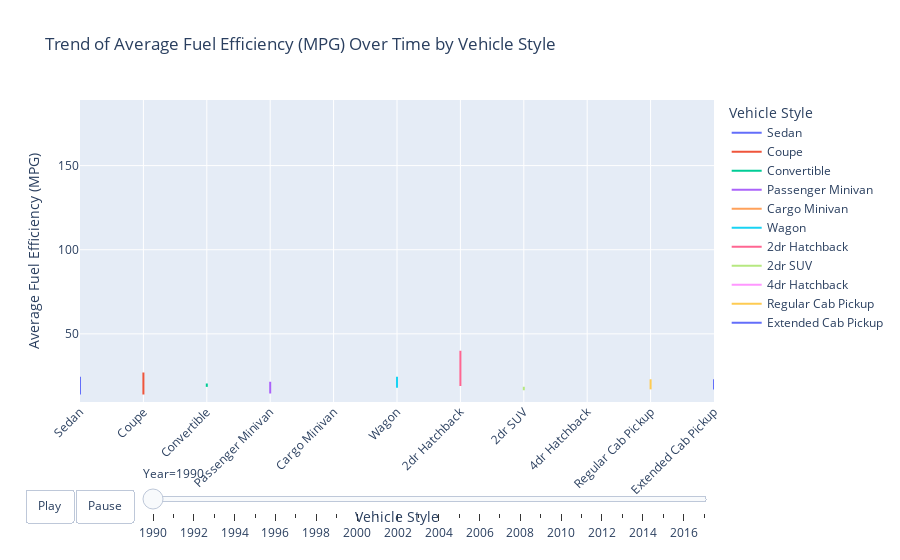

Notebook code for this chart:
### Markdown cell above
Option 2: _plotly_

### Code cell
# Step 1: Import Required Libraries
import pandas as pd
import plotly.express as px

# Step 2: Load the CSV File
# Load the car_data CSV file
df = pd.read_csv('car_data.csv')

# Step 3: Calculate Average MPG
# Assuming the columns for highway MPG and city MPG are named 'highway MPG' and 'city mpg'
df['Average_MPG'] = (df['highway MPG'] + df['city mpg']) / 2

# Step 4: Sort DataFrame by Year
df['Year'] = pd.to_numeric(df['Year'], errors='coerce')  # Ensure Year is numeric
df = df.sort_values(by='Year')  # Sort by Year in ascending order

# Step 5: Filter Vehicle Styles with More Than One Data Point
# Count the number of years for each vehicle style
vehicle_style_counts = df['Vehicle Style'].value_counts()
valid_vehicle_styles = vehicle_style_counts[vehicle_style_counts > 1].index.tolist()

# Filter the DataFrame to include only valid vehicle styles
filtered_df = df[df['Vehicle Style'].isin(valid_vehicle_styles)]

# Step 6: Create the Line Chart with Plotly
# Create a line plot with dropdown for filtering by year
fig = px.line(filtered_df, 
              x='Vehicle Style', 
              y='Average_MPG', 
              color='Vehicle Style', 
              line_group='Vehicle Style', 
              title='Trend of Average Fuel Efficiency (MPG) Over Time by Vehicle Style',
              animation_frame='Year', 
              range_y=[filtered_df['Average_MPG'].min(), filtered_df['Average_MPG'].max()])  # Autoscale y-axis

# Update layout for better readability
fig.update_layout(
    xaxis_title='Vehicle Style',
    yaxis_title='Average Fuel Efficiency (MPG)',
    xaxis_tickangle=-45,
    legend_title_text='Vehicle Style',
    updatemenus=[{
        'buttons': [
            {
                'args': [None, {'frame': {'duration': 500, 'redraw': True}, 'mode': 'immediate'}],
                'label': 'Play',
                'method': 'animate'
            },
            {
                'args': [[None], {'frame': {'duration': 0, 'redraw': True}, 'mode': 'immediate'}],
                'label': 'Pause',
                'method': 'animate'
            }
        ],
        'direction': 'left',
        'pad': {'r': 10, 't': 87},
        'showactive': False,
        'type': 'buttons',
        'x': 0.1,
        'xanchor': 'right',
        'y': 0,
        'yanchor': 'top'
    }]
)

# Show the plot
fig.show()

### Figure 1 — Plotly figure (JSON) as saved in the notebook; plotly's stock layout.template omitted (floating-point values rounded to 4 significant figures)
{"data": [{"hovertemplate": "Vehicle Style=%{x}<br>Year=1990<br>Average_MPG=%{y}<extra></extra>", "legendgroup": "Sedan", "line": {"color": "#636efa", "dash": "solid"}, "marker": {"symbol": "circle"}, "mode": "lines", "name": "Sedan", "orientation": "v", "showlegend": true, "type": "scatter", "x": ["Sedan", "Sedan", "Sedan", "Sedan", "Sedan", "Sedan", "Sedan", "Sedan", "Sedan", "Sedan", "Sedan", "Sedan", "Sedan", "Sedan", "Sedan", "Sedan", "Sedan", "Sedan", "Sedan", "Sedan", "Sedan", "Sedan", "Sedan", "Sedan", "Sedan", "Sedan"], "xaxis": "x", "y": [19, 18.5, 19.5, 24.5, 24, 24, 19.5, 20.5, 15.5, 18.5, 18, 22, 20.5, 14, 24.5, 22, 23.5, 22.5, 21, 21, 17, 18, 20.5, 22.5, 18, 19], "yaxis": "y"}, {"hovertemplate": "Vehicle Style=%{x}<br>Year=1990<br>Average_MPG=%{y}<extra></extra>", "legendgroup": "Coupe", "line": {"color": "#EF553B", "dash": "solid"}, "marker": {"symbol": "circle"}, "mode": "lines", "name": "Coupe", "orientation": "v", "showlegend": true, "type": "scatter", "x": ["Coupe", "Coupe", "Coupe", "Coupe", "Coupe", "Coupe", "Coupe", "Coupe", "Coupe", "Coupe", "Coupe"], "xaxis": "x", "y": [20.5, 20, 24.5, 24, 20, 24, 14, 17, 18, 27, 18.5], "yaxis": "y"}, {"hovertemplate": "Vehicle Style=%{x}<br>Year=1990<br>Average_MPG=%{y}<extra></extra>", "legendgroup": "Convertible", "line": {"color": "#00cc96", "dash": "solid"}, "marker": {"symbol": "circle"}, "mode": "lines", "name": "Convertible", "orientation": "v", "showlegend": true, "type": "scatter", "x": ["Convertible", "Convertible", "Convertible", "Convertible"], "xaxis": "x", "y": [20.5, 19.5, 19.5, 18.5], "yaxis": "y"}, {"hovertemplate": "Vehicle Style=%{x}<br>Year=1990<br>Average_MPG=%{y}<extra></extra>", "legendgroup": "Passenger Minivan", "line": {"color": "#ab63fa", "dash": "solid"}, "marker": {"symbol": "circle"}, "mode": "lines", "name": "Passenger Minivan", "orientation": "v", "showlegend": true, "type": "scatter", "x": ["Passenger Minivan", "Passenger Minivan", "Passenger Minivan", "Passenger Minivan", "Passenger Minivan", "Passenger Minivan", "Passenger Minivan", "Passenger Minivan", "Passenger Minivan", "Passenger Minivan"], "xaxis": "x", "y": [18, 17, 17.5, 14.5, 15.5, 17, 21.5, 19.5, 18, 20], "yaxis": "y"}, {"hovertemplate": "Vehicle Style=%{x}<br>Year=1990<br>Average_MPG=%{y}<extra></extra>", "legendgroup": "Cargo Minivan", "line": {"color": "#FFA15A", "dash": "solid"}, "marker": {"symbol": "circle"}, "mode": "lines", "name": "Cargo Minivan", "orientation": "v", "showlegend": true, "type": "scatter", "x": ["Cargo Minivan"], "xaxis": "x", "y": [19], "yaxis": "y"}, {"hovertemplate": "Vehicle Style=%{x}<br>Year=1990<br>Average_MPG=%{y}<extra></extra>", "legendgroup": "Wagon", "line": {"color": "#19d3f3", "dash": "solid"}, "marker": {"symbol": "circle"}, "mode": "lines", "name": "Wagon", "orientation": "v", "showlegend": true, "type": "scatter", "x": ["Wagon", "Wagon", "Wagon", "Wagon", "Wagon", "Wagon", "Wagon", "Wagon", "Wagon", "Wagon"], "xaxis": "x", "y": [18.5, 18.5, 22, 18.5, 18, 22.5, 22.5, 24.5, 22, 18.5], "yaxis": "y"}, {"hovertemplate": "Vehicle Style=%{x}<br>Year=1990<br>Average_MPG=%{y}<extra></extra>", "legendgroup": "2dr Hatchback", "line": {"color": "#FF6692", "dash": "solid"}, "marker": {"symbol": "circle"}, "mode": "lines", "name": "2dr Hatchback", "orientation": "v", "showlegend": true, "type": "scatter", "x": ["2dr Hatchback", "2dr Hatchback", "2dr Hatchback", "2dr Hatchback", "2dr Hatchback"], "xaxis": "x", "y": [19, 19.5, 29.5, 40, 27], "yaxis": "y"}, {"hovertemplate": "Vehicle Style=%{x}<br>Year=1990<br>Average_MPG=%{y}<extra></extra>", "legendgroup": "2dr SUV", "line": {"color": "#B6E880", "dash": "solid"}, "marker": {"symbol": "circle"}, "mode": "lines", "name": "2dr SUV", "orientation": "v", "showlegend": true, "type": "scatter", "x": ["2dr SUV", "2dr SUV", "2dr SUV", "2dr SUV"], "xaxis": "x", "y": [18, 17.5, 16.5, 18.5], "yaxis": "y"}, {"hovertemplate": "Vehicle Style=%{x}<br>Year=1990<br>Average_MPG=%{y}<extra></extra>", "legendgroup": "4dr Hatchback", "line": {"color": "#FF97FF", "dash": "solid"}, "marker": {"symbol": "circle"}, "mode": "lines", "name": "4dr Hatchback", "orientation": "v", "showlegend": true, "type": "scatter", "x": ["4dr Hatchback", "4dr Hatchback"], "xaxis": "x", "y": [26.5, 26.5], "yaxis": "y"}, {"hovertemplate": "Vehicle Style=%{x}<br>Year=1990<br>Average_MPG=%{y}<extra></extra>", "legendgroup": "Regular Cab Pickup", "line": {"color": "#FECB52", "dash": "solid"}, "marker": {"symbol": "circle"}, "mode": "lines", "name": "Regular Cab Pickup", "orientation": "v", "showlegend": true, "type": "scatter", "x": ["Regular Cab Pickup", "Regular Cab Pickup"], "xaxis": "x", "y": [17, 23], "yaxis": "y"}, {"hovertemplate": "Vehicle Style=%{x}<br>Year=1990<br>Average_MPG=%{y}<extra></extra>", "legendgroup": "Extended Cab Pickup", "line": {"color": "#636efa", "dash": "solid"}, "marker": {"symbol": "circle"}, "mode": "lines", "name": "Extended Cab Pickup", "orientation": "v", "showlegend": true, "type": "scatter", "x": ["Extended Cab Pickup", "Extended Cab Pickup"], "xaxis": "x", "y": [23, 17], "yaxis": "y"}], "layout": {"legend": {"title": {"text": "Vehicle Style"}, "tracegroupgap": 0}, "sliders": [{"active": 0, "currentvalue": {"prefix": "Year="}, "len": 0.9, "pad": {"b": 10, "t": 60}, "steps": [{"args": [["1990"], {"frame": {"duration": 0, "redraw": false}, "fromcurrent": true, "mode": "immediate", "transition": {"duration": 0, "easing": "linear"}}], "label": "1990", "method": "animate"}, {"args": [["1991"], {"frame": {"duration": 0, "redraw": false}, "fromcurrent": true, "mode": "immediate", "transition": {"duration": 0, "easing": "linear"}}], "label": "1991", "method": "animate"}, {"args": [["1992"], {"frame": {"duration": 0, "redraw": false}, "fromcurrent": true, "mode": "immediate", "transition": {"duration": 0, "easing": "linear"}}], "label": "1992", "method": "animate"}, {"args": [["1993"], {"frame": {"duration": 0, "redraw": false}, "fromcurrent": true, "mode": "immediate", "transition": {"duration": 0, "easing": "linear"}}], "label": "1993", "method": "animate"}, {"args": [["1994"], {"frame": {"duration": 0, "redraw": false}, "fromcurrent": true, "mode": "immediate", "transition": {"duration": 0, "easing": "linear"}}], "label": "1994", "method": "animate"}, {"args": [["1995"], {"frame": {"duration": 0, "redraw": false}, "fromcurrent": true, "mode": "immediate", "transition": {"duration": 0, "easing": "linear"}}], "label": "1995", "method": "animate"}, {"args": [["1996"], {"frame": {"duration": 0, "redraw": false}, "fromcurrent": true, "mode": "immediate", "transition": {"duration": 0, "easing": "linear"}}], "label": "1996", "method": "animate"}, {"args": [["1997"], {"frame": {"duration": 0, "redraw": false}, "fromcurrent": true, "mode": "immediate", "transition": {"duration": 0, "easing": "linear"}}], "label": "1997", "method": "animate"}, {"args": [["1998"], {"frame": {"duration": 0, "redraw": false}, "fromcurrent": true, "mode": "immediate", "transition": {"duration": 0, "easing": "linear"}}], "label": "1998", "method": "animate"}, {"args": [["1999"], {"frame": {"duration": 0, "redraw": false}, "fromcurrent": true, "mode": "immediate", "transition": {"duration": 0, "easing": "linear"}}], "label": "1999", "method": "animate"}, {"args": [["2000"], {"frame": {"duration": 0, "redraw": false}, "fromcurrent": true, "mode": "immediate", "transition": {"duration": 0, "easing": "linear"}}], "label": "2000", "method": "animate"}, {"args": [["2001"], {"frame": {"duration": 0, "redraw": false}, "fromcurrent": true, "mode": "immediate", "transition": {"duration": 0, "easing": "linear"}}], "label": "2001", "method": "animate"}, {"args": [["2002"], {"frame": {"duration": 0, "redraw": false}, "fromcurrent": true, "mode": "immediate", "transition": {"duration": 0, "easing": "linear"}}], "label": "2002", "method": "animate"}, {"args": [["2003"], {"frame": {"duration": 0, "redraw": false}, "fromcurrent": true, "mode": "immediate", "transition": {"duration": 0, "easing": "linear"}}], "label": "2003", "method": "animate"}, {"args": [["2004"], {"frame": {"duration": 0, "redraw": false}, "fromcurrent": true, "mode": "immediate", "transition": {"duration": 0, "easing": "linear"}}], "label": "2004", "method": "animate"}, {"args": [["2005"], {"frame": {"duration": 0, "redraw": false}, "fromcurrent": true, "mode": "immediate", "transition": {"duration": 0, "easing": "linear"}}], "label": "2005", "method": "animate"}, {"args": [["2006"], {"frame": {"duration": 0, "redraw": false}, "fromcurrent": true, "mode": "immediate", "transition": {"duration": 0, "easing": "linear"}}], "label": "2006", "method": "animate"}, {"args": [["2007"], {"frame": {"duration": 0, "redraw": false}, "fromcurrent": true, "mode": "immediate", "transition": {"duration": 0, "easing": "linear"}}], "label": "2007", "method": "animate"}, {"args": [["2008"], {"frame": {"duration": 0, "redraw": false}, "fromcurrent": true, "mode": "immediate", "transition": {"duration": 0, "easing": "linear"}}], "label": "2008", "method": "animate"}, {"args": [["2009"], {"frame": {"duration": 0, "redraw": false}, "fromcurrent": true, "mode": "immediate", "transition": {"duration": 0, "easing": "linear"}}], "label": "2009", "method": "animate"}, {"args": [["2010"], {"frame": {"duration": 0, "redraw": false}, "fromcurrent": true, "mode": "immediate", "transition": {"duration": 0, "easing": "linear"}}], "label": "2010", "method": "animate"}, {"args": [["2011"], {"frame": {"duration": 0, "redraw": false}, "fromcurrent": true, "mode": "immediate", "transition": {"duration": 0, "easing": "linear"}}], "label": "2011", "method": "animate"}, {"args": [["2012"], {"frame": {"duration": 0, "redraw": false}, "fromcurrent": true, "mode": "immediate", "transition": {"duration": 0, "easing": "linear"}}], "label": "2012", "method": "animate"}, {"args": [["2013"], {"frame": {"duration": 0, "redraw": false}, "fromcurrent": true, "mode": "immediate", "transition": {"duration": 0, "easing": "linear"}}], "label": "2013", "method": "animate"}, {"args": [["2014"], {"frame": {"duration": 0, "redraw": false}, "fromcurrent": true, "mode": "immediate", "transition": {"duration": 0, "easing": "linear"}}], "label": "2014", "method": "animate"}, {"args": [["2015"], {"frame": {"duration": 0, "redraw": false}, "fromcurrent": true, "mode": "immediate", "transition": {"duration": 0, "easing": "linear"}}], "label": "2015", "method": "animate"}, {"args": [["2016"], {"frame": {"duration": 0, "redraw": false}, "fromcurrent": true, "mode": "immediate", "transition": {"duration": 0, "easing": "linear"}}], "label": "2016", "method": "animate"}, {"args": [["2017"], {"frame": {"duration": 0, "redraw": false}, "fromcurrent": true, "mode": "immediate", "transition": {"duration": 0, "easing": "linear"}}], "label": "2017", "method": "animate"}], "x": 0.1, "xanchor": "left", "y": 0, "yanchor": "top"}], "title": {"text": "Trend of Average Fuel Efficiency (MPG) Over Time by Vehicle Style"}, "updatemenus": [{"buttons": [{"args": [null, {"frame": {"duration": 500, "redraw": true}, "mode": "immediate"}], "label": "Play", "method": "animate"}, {"args": [[null], {"frame": {"duration": 0, "redraw": true}, "mode": "immediate"}], "label": "Pause", "method": "animate"}], "direction": "left", "pad": {"r": 10, "t": 87}, "showactive": false, "type": "buttons", "x": 0.1, "xanchor": "right", "y": 0, "yanchor": "top"}], "xaxis": {"anchor": "y", "categoryarray": ["Sedan", "Coupe", "Convertible", "Passenger Minivan", "Cargo Minivan", "Wagon", "2dr Hatchback", "2dr SUV", "4dr Hatchback", "Regular Cab Pickup", "Extended Cab Pickup", "4dr SUV", "Convertible SUV", "Passenger Van", "Cargo Van", "Crew Cab Pickup"], "categoryorder": "array", "domain": [0, 1], "tickangle": -45, "title": {"text": "Vehicle Style"}}, "yaxis": {"anchor": "x", "domain": [0, 1], "range": [9.5, 189], "title": {"text": "Average Fuel Efficiency (MPG)"}}}}
